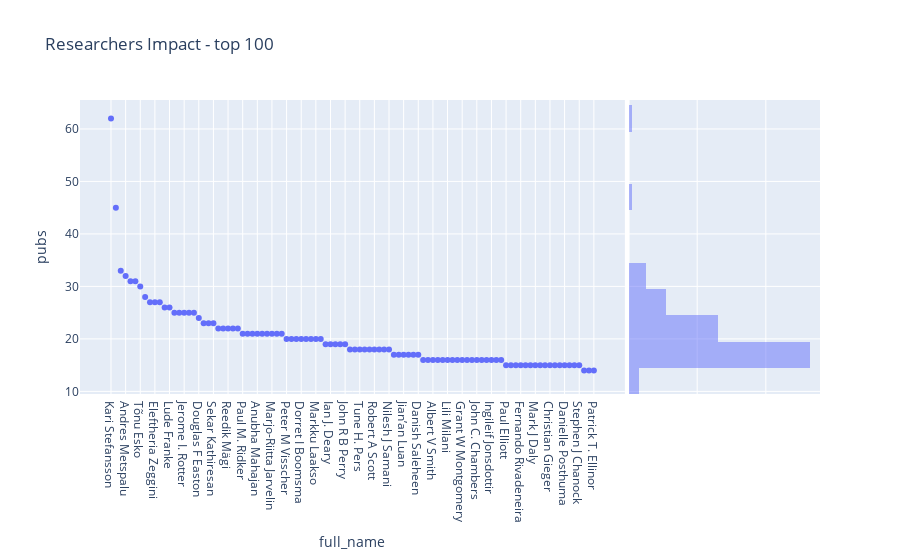

Source (notebook cell):
### Markdown cell above
## Couple of Dataviz

### Code cell
top100 = researchers_impact[:100]
px.scatter(top100, 
           x="full_name", y="pubs", 
           hover_name="full_name", 
           hover_data=['citations_mean', 'altmetric_mean'], 
           marginal_y="histogram", 
           title="Researchers Impact - top 100")

### Figure 1 — Plotly figure (JSON) as saved in the notebook; plotly's stock layout.template omitted (floating-point values rounded to 4 significant figures; data arrays with more than 128 entries replaced by an {"elided": "..."} marker saying what was removed)
{"data": [{"customdata": {"elided": "100x2 float values"}, "hovertemplate": "<b>%{hovertext}</b><br><br>full_name=%{x}<br>pubs=%{y}<br>citations_mean=%{customdata[0]}<br>altmetric_mean=%{customdata[1]}<extra></extra>", "hovertext": ["Kari Stefansson", "Unnur Thorsteinsdottir", "Gudmar Thorleifsson", "Andres Metspalu", "Caroline Hayward", "Gonçalo R Abecasis", "Tõnu Esko", "Benjamin M. Neale", "Claudia Langenberg", "Eleftheria Zeggini", "Daniel F Gudbjartsson", "Daniel I Chasman", "Lude Franke", "Terho Lehtimäki", "Eric Boerwinkle", "Jerome I. Rotter", "Nicholas J. Wareham", "Vilmundur Gudnason", "Douglas F Easton", "Mark I. McCarthy", "Ruth J. F. Loos", "Sekar Kathiresan", "André G. Uitterlinden", "Alkes L Price", "Reedik Mägi", "Olli T. Raitakari", "John Danesh", "Paul M. Ridker", "Adam S. Butterworth", "Kent D. Taylor", "Anubha Mahajan", "Jaspal S. Kooner", "Tamara B. Harris", "Marjo-Riitta Jarvelin", "Bruce M. Psaty", "Cornelia M van Duijn", "Peter M Visscher", "Po-Ru Loh", "Erik Ingelsson", "Dorret I Boomsma", "David A Hinds", "Ozren Polasek", "Markku Laakso", "George Dedoussis", "Cecilia M. Lindgren", "Ian J. Deary", "Veikko Salomaa", "Patrick Sulem", "John R B Perry", "Hilary K. Finucane", "Yoichiro Kamatani", "Tune H. Pers", "Igor Rudan", "Martina Müller-Nurasyid", "Robert A Scott", "Michiaki Kubo", "Sandosh Padmanabhan", "Nilesh J Samani", "Gisli Masson", "Veronique Vitart", "Jian’an Luan", "Karen L. Mohlke", "Paolo Gasparini", "Danish Saleheen", "Jian Yang", "Joe Dennis", "Albert V Smith", "Patrik K E Magnusson", "Oscar H. Franco", "Lili Milani", "Annette Peters", "Leo-Pekka Lyytikäinen", "Grant W Montgomery", "Alison M Dunning", "Albert Hofman", "John C. Chambers", "Mika Kähönen", "Sarah E. Medland", "Ingileif Jonsdottir", "Dennis O. Mook-Kanamori", "Augustine Kong", "Paul Elliott", "Lenore J. Launer", "Andrew P. Morris", "Fernando Rivadeneira", "Joshua C. Bis", "Konstantin Strauch", "Mark J Daly", "Børge G. Nordestgaard", "Stella Trompet", "Christian Gieger", "Evangelos Evangelou", "Yukinori Okada", "Danielle Posthuma", "Praveen Surendran", "Vilmantas Giedraitis", "Stephen J Chanock", "Philippe Amouyel", "Patricia B. Munroe", "Patrick T. Ellinor"], "legendgroup": "", "marker": {"color": "#636efa", "symbol": "circle"}, "mode": "markers", "name": "", "showlegend": false, "type": "scatter", "x": ["Kari Stefansson", "Unnur Thorsteinsdottir", "Gudmar Thorleifsson", "Andres Metspalu", "Caroline Hayward", "Gonçalo R Abecasis", "Tõnu Esko", "Benjamin M. Neale", "Claudia Langenberg", "Eleftheria Zeggini", "Daniel F Gudbjartsson", "Daniel I Chasman", "Lude Franke", "Terho Lehtimäki", "Eric Boerwinkle", "Jerome I. Rotter", "Nicholas J. Wareham", "Vilmundur Gudnason", "Douglas F Easton", "Mark I. McCarthy", "Ruth J. F. Loos", "Sekar Kathiresan", "André G. Uitterlinden", "Alkes L Price", "Reedik Mägi", "Olli T. Raitakari", "John Danesh", "Paul M. Ridker", "Adam S. Butterworth", "Kent D. Taylor", "Anubha Mahajan", "Jaspal S. Kooner", "Tamara B. Harris", "Marjo-Riitta Jarvelin", "Bruce M. Psaty", "Cornelia M van Duijn", "Peter M Visscher", "Po-Ru Loh", "Erik Ingelsson", "Dorret I Boomsma", "David A Hinds", "Ozren Polasek", "Markku Laakso", "George Dedoussis", "Cecilia M. Lindgren", "Ian J. Deary", "Veikko Salomaa", "Patrick Sulem", "John R B Perry", "Hilary K. Finucane", "Yoichiro Kamatani", "Tune H. Pers", "Igor Rudan", "Martina Müller-Nurasyid", "Robert A Scott", "Michiaki Kubo", "Sandosh Padmanabhan", "Nilesh J Samani", "Gisli Masson", "Veronique Vitart", "Jian’an Luan", "Karen L. Mohlke", "Paolo Gasparini", "Danish Saleheen", "Jian Yang", "Joe Dennis", "Albert V Smith", "Patrik K E Magnusson", "Oscar H. Franco", "Lili Milani", "Annette Peters", "Leo-Pekka Lyytikäinen", "Grant W Montgomery", "Alison M Dunning", "Albert Hofman", "John C. Chambers", "Mika Kähönen", "Sarah E. Medland", "Ingileif Jonsdottir", "Dennis O. Mook-Kanamori", "Augustine Kong", "Paul Elliott", "Lenore J. Launer", "Andrew P. Morris", "Fernando Rivadeneira", "Joshua C. Bis", "Konstantin Strauch", "Mark J Daly", "Børge G. Nordestgaard", "Stella Trompet", "Christian Gieger", "Evangelos Evangelou", "Yukinori Okada", "Danielle Posthuma", "Praveen Surendran", "Vilmantas Giedraitis", "Stephen J Chanock", "Philippe Amouyel", "Patricia B. Munroe", "Patrick T. Ellinor"], "xaxis": "x", "y": [62, 45, 33, 32, 31, 31, 30, 28, 27, 27, 27, 26, 26, 25, 25, 25, 25, 25, 24, 23, 23, 23, 22, 22, 22, 22, 22, 21, 21, 21, 21, 21, 21, 21, 21, 21, 20, 20, 20, 20, 20, 20, 20, 20, 19, 19, 19, 19, 19, 18, 18, 18, 18, 18, 18, 18, 18, 18, 17, 17, 17, 17, 17, 17, 16, 16, 16, 16, 16, 16, 16, 16, 16, 16, 16, 16, 16, 16, 16, 16, 16, 15, 15, 15, 15, 15, 15, 15, 15, 15, 15, 15, 15, 15, 15, 15, 15, 14, 14, 14], "yaxis": "y"}, {"alignmentgroup": "True", "bingroup": "y", "hovertemplate": "pubs=%{y}<br>count=%{x}<extra></extra>", "legendgroup": "", "marker": {"color": "#636efa"}, "name": "", "offsetgroup": "", "opacity": 0.5, "showlegend": false, "type": "histogram", "xaxis": "x2", "y": [62, 45, 33, 32, 31, 31, 30, 28, 27, 27, 27, 26, 26, 25, 25, 25, 25, 25, 24, 23, 23, 23, 22, 22, 22, 22, 22, 21, 21, 21, 21, 21, 21, 21, 21, 21, 20, 20, 20, 20, 20, 20, 20, 20, 19, 19, 19, 19, 19, 18, 18, 18, 18, 18, 18, 18, 18, 18, 17, 17, 17, 17, 17, 17, 16, 16, 16, 16, 16, 16, 16, 16, 16, 16, 16, 16, 16, 16, 16, 16, 16, 15, 15, 15, 15, 15, 15, 15, 15, 15, 15, 15, 15, 15, 15, 15, 15, 14, 14, 14], "yaxis": "y2"}], "layout": {"autosize": true, "barmode": "overlay", "legend": {"tracegroupgap": 0}, "title": {"text": "Researchers Impact - top 100"}, "xaxis": {"anchor": "y", "autorange": true, "domain": [0, 0.7363], "range": [-6.206, 105.2], "title": {"text": "full_name"}, "type": "category"}, "xaxis2": {"anchor": "y2", "autorange": true, "domain": [0.7413, 1], "matches": "x2", "range": [0, 55.79], "showgrid": true, "showline": false, "showticklabels": false, "ticks": ""}, "yaxis": {"anchor": "x", "autorange": true, "domain": [0, 1], "range": [9.5, 66], "title": {"text": "pubs"}, "type": "linear"}, "yaxis2": {"anchor": "x2", "autorange": true, "domain": [0, 1], "matches": "y", "range": [9.5, 66], "showgrid": true, "showticklabels": false, "type": "linear"}}}
